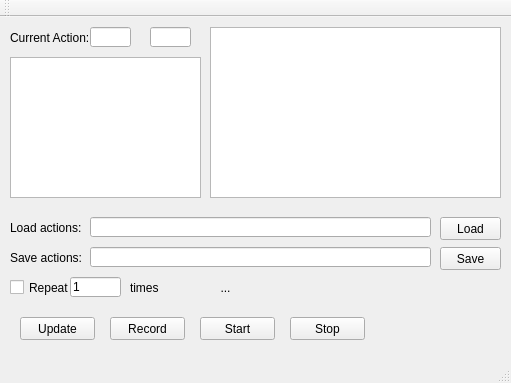
<?xml version="1.0" encoding="UTF-8"?>
<ui version="4.0">
 <class>MainWindow</class>
 <widget class="QMainWindow" name="MainWindow">
  <property name="geometry">
   <rect>
    <x>0</x>
    <y>0</y>
    <width>511</width>
    <height>383</height>
   </rect>
  </property>
  <property name="windowTitle">
   <string>MainWindow</string>
  </property>
  <widget class="QWidget" name="centralWidget">
   <widget class="QPushButton" name="updateButton">
    <property name="geometry">
     <rect>
      <x>20</x>
      <y>300</y>
      <width>75</width>
      <height>23</height>
     </rect>
    </property>
    <property name="text">
     <string>Update</string>
    </property>
   </widget>
   <widget class="QPushButton" name="startButton">
    <property name="geometry">
     <rect>
      <x>200</x>
      <y>300</y>
      <width>75</width>
      <height>23</height>
     </rect>
    </property>
    <property name="text">
     <string>Start</string>
    </property>
   </widget>
   <widget class="QPushButton" name="stopButton">
    <property name="geometry">
     <rect>
      <x>290</x>
      <y>300</y>
      <width>75</width>
      <height>23</height>
     </rect>
    </property>
    <property name="text">
     <string>Stop</string>
    </property>
   </widget>
   <widget class="QTableView" name="tableView">
    <property name="geometry">
     <rect>
      <x>210</x>
      <y>10</y>
      <width>291</width>
      <height>171</height>
     </rect>
    </property>
   </widget>
   <widget class="QPushButton" name="recordButton">
    <property name="geometry">
     <rect>
      <x>110</x>
      <y>300</y>
      <width>75</width>
      <height>23</height>
     </rect>
    </property>
    <property name="text">
     <string>Record</string>
    </property>
   </widget>
   <widget class="QLabel" name="label_2">
    <property name="geometry">
     <rect>
      <x>10</x>
      <y>10</y>
      <width>81</width>
      <height>21</height>
     </rect>
    </property>
    <property name="text">
     <string>Current Action:</string>
    </property>
    <property name="alignment">
     <set>Qt::AlignLeading|Qt::AlignLeft|Qt::AlignVCenter</set>
    </property>
   </widget>
   <widget class="QLineEdit" name="currActEdit">
    <property name="geometry">
     <rect>
      <x>90</x>
      <y>10</y>
      <width>41</width>
      <height>20</height>
     </rect>
    </property>
   </widget>
   <widget class="QLineEdit" name="totalActEdit">
    <property name="geometry">
     <rect>
      <x>150</x>
      <y>10</y>
      <width>41</width>
      <height>20</height>
     </rect>
    </property>
   </widget>
   <widget class="QTextBrowser" name="console">
    <property name="geometry">
     <rect>
      <x>10</x>
      <y>40</y>
      <width>191</width>
      <height>141</height>
     </rect>
    </property>
   </widget>
   <widget class="QCheckBox" name="repeatBox">
    <property name="geometry">
     <rect>
      <x>10</x>
      <y>260</y>
      <width>61</width>
      <height>21</height>
     </rect>
    </property>
    <property name="text">
     <string>Repeat</string>
    </property>
   </widget>
   <widget class="QLineEdit" name="loadPathEdit">
    <property name="geometry">
     <rect>
      <x>90</x>
      <y>200</y>
      <width>341</width>
      <height>20</height>
     </rect>
    </property>
   </widget>
   <widget class="QLineEdit" name="savePathEdit">
    <property name="geometry">
     <rect>
      <x>90</x>
      <y>230</y>
      <width>341</width>
      <height>20</height>
     </rect>
    </property>
   </widget>
   <widget class="QLabel" name="label_3">
    <property name="geometry">
     <rect>
      <x>10</x>
      <y>200</y>
      <width>71</width>
      <height>21</height>
     </rect>
    </property>
    <property name="text">
     <string>Load actions:</string>
    </property>
    <property name="alignment">
     <set>Qt::AlignLeading|Qt::AlignLeft|Qt::AlignVCenter</set>
    </property>
   </widget>
   <widget class="QLabel" name="label_4">
    <property name="geometry">
     <rect>
      <x>10</x>
      <y>230</y>
      <width>71</width>
      <height>21</height>
     </rect>
    </property>
    <property name="text">
     <string>Save actions:</string>
    </property>
    <property name="alignment">
     <set>Qt::AlignLeading|Qt::AlignLeft|Qt::AlignVCenter</set>
    </property>
   </widget>
   <widget class="QPushButton" name="loadButton">
    <property name="geometry">
     <rect>
      <x>440</x>
      <y>200</y>
      <width>61</width>
      <height>23</height>
     </rect>
    </property>
    <property name="text">
     <string>Load</string>
    </property>
   </widget>
   <widget class="QPushButton" name="saveButton">
    <property name="geometry">
     <rect>
      <x>440</x>
      <y>230</y>
      <width>61</width>
      <height>23</height>
     </rect>
    </property>
    <property name="text">
     <string>Save</string>
    </property>
   </widget>
   <widget class="QLineEdit" name="repeatTimesEdit">
    <property name="geometry">
     <rect>
      <x>70</x>
      <y>260</y>
      <width>51</width>
      <height>20</height>
     </rect>
    </property>
    <property name="text">
     <string>1</string>
    </property>
    <property name="maxLength">
     <number>7</number>
    </property>
   </widget>
   <widget class="QLabel" name="label_6">
    <property name="geometry">
     <rect>
      <x>130</x>
      <y>260</y>
      <width>31</width>
      <height>21</height>
     </rect>
    </property>
    <property name="text">
     <string>times</string>
    </property>
    <property name="alignment">
     <set>Qt::AlignLeading|Qt::AlignLeft|Qt::AlignVCenter</set>
    </property>
   </widget>
   <widget class="QLabel" name="actionCounterLabel">
    <property name="geometry">
     <rect>
      <x>180</x>
      <y>260</y>
      <width>91</width>
      <height>21</height>
     </rect>
    </property>
    <property name="text">
     <string>...</string>
    </property>
    <property name="alignment">
     <set>Qt::AlignCenter</set>
    </property>
   </widget>
  </widget>
  <widget class="QMenuBar" name="menuBar">
   <property name="geometry">
    <rect>
     <x>0</x>
     <y>0</y>
     <width>511</width>
     <height>21</height>
    </rect>
   </property>
  </widget>
  <widget class="QToolBar" name="mainToolBar">
   <attribute name="toolBarArea">
    <enum>TopToolBarArea</enum>
   </attribute>
   <attribute name="toolBarBreak">
    <bool>false</bool>
   </attribute>
  </widget>
  <widget class="QStatusBar" name="statusBar"/>
 </widget>
 <layoutdefault spacing="6" margin="11"/>
 <resources/>
 <connections/>
</ui>
